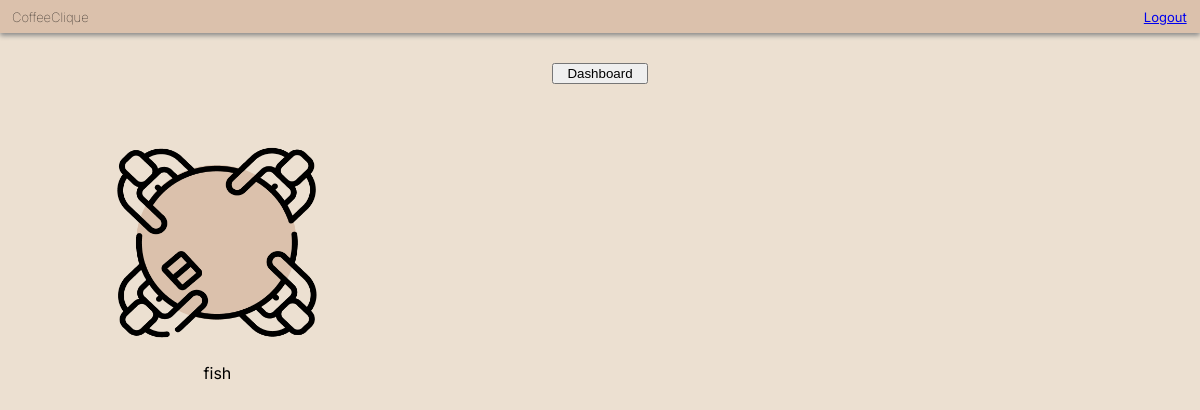
The page /table_view (signed in) on the database as committed earlier.
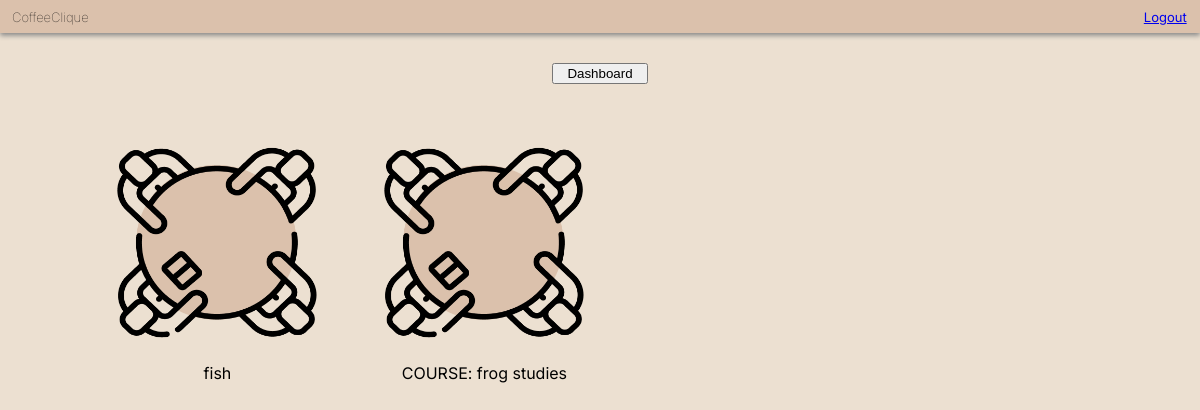
The same page on the database as committed later.
### app/models.py (models this page shows, shortened)
class CafeTable(models.Model):
    table_id = models.CharField(max_length=50)
    university = models.CharField(max_length=50)

### app/views.py (the view)
# urls.py: path('table_view', views.table_view, name='table_view'),
@login_required(login_url='/')
def table_view(request):
    current_user = request.user
    tables = CafeTable.objects.filter(
        university=current_user.university,
        table_id__in=current_user.cafe_table_ids.values_list('table_id',
                                                             flat=True)
    )
    context = {
        'tables': tables
    }
    return render(request, "table_view.html", context)

### app/templates/table_view.html (shortened to what this page needs)
<!DOCTYPE html>
<html lang="en">
<head>
  {% load static %}
  <link rel="stylesheet" type="text/css" href="{% static 'css/basic.css' %}"></link>
  <link rel="stylesheet" type="text/css" href="{% static 'css/table_view.css' %}"></link>
</head>
<body>
  <div class="top_bar">
    <h6 class="app_name">CoffeeClique</h6>
    <a class="logout" href="{% url 'logout' %}">Logout</a>
  </div>
  <button onclick="document.location='dashboard'" id="dashboard">Dashboard</button>
  <ul>
    <div class="tables">
      {% for table in tables %}
      <li>
        <a href="{% url 'table_chat' table.pk %}">
        <img alt="Table" src="{% static 'images/table.png' %}" width=200" height="200"></a>
        <p class="table_names">{{table.table_id}}</p>
      </li>
      {% endfor %}
    </div>
  </ul>
</body>
</html>

### app/static/css/basic.css (style rules this page uses)
body { background-color: #ece0d1; margin: 0%; font-family: 'Inter', sans-serif; }
.top_bar { background-color: #dbc1ac; box-shadow: 0px 2.5px 5px #888888; padding-left: 1%; }
.app_name { margin-block-start: 0px; margin-block-end: 0px; padding-top: 9px; padding-bottom: 8px; font-size: small; font-weight:lighter; width: 49%; display: inline-block; }
.logout { display: inline-block; width: 49.5%; text-align: right; font-size: small; }

### app/static/css/table_view.css (style rules this page uses)
ul { padding-inline-start: 0; }
.tables { margin-top: 3.5%; margin-bottom: 3.5%; margin-left: 7%; }
li { display: block; width: 200px; float: left; margin-left: 3%; margin-right: 3%; margin-top: 1.5%; margin-bottom:1.5%; }
.table_names { text-align: center; }
#dashboard { width: 8%; margin-left: 46%; margin-top: 2.5%; }

Rows that differ between the two databases and show on the page:
added CafeTable: table_id "COURSE: frog studies"
